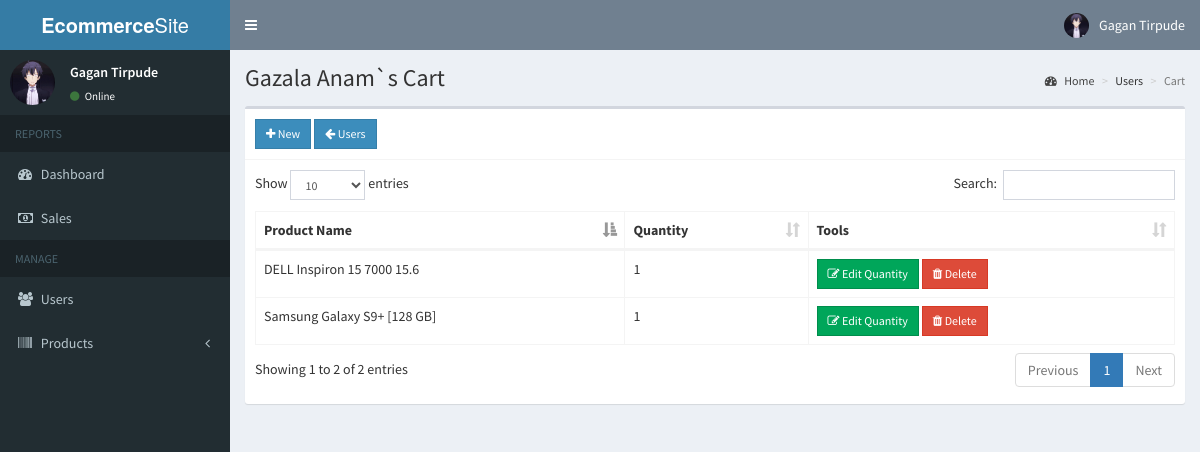
Screenshot of /admin/cart.php?user=12 (signed in) with the database file from the repository.
### tables this page shows
CREATE TABLE IF NOT EXISTS `users` (
  `id` int(11) NOT NULL AUTO_INCREMENT,
  `email` varchar(200) NOT NULL,
  `password` varchar(60) NOT NULL,
  `type` int(1) NOT NULL,
  `firstname` varchar(50) NOT NULL,
  `lastname` varchar(50) NOT NULL,
  `address` text NOT NULL,
  `contact_info` varchar(100) NOT NULL,
  `photo` varchar(200) NOT NULL,
  `status` int(1) NOT NULL,
  `activate_code` varchar(15) NOT NULL,
  `reset_code` varchar(15) NOT NULL,
  `created_on` date NOT NULL,
  PRIMARY KEY (`id`)
);

CREATE TABLE IF NOT EXISTS `cart` (
  `id` int(11) NOT NULL AUTO_INCREMENT,
  `user_id` int(11) NOT NULL,
  `product_id` int(11) NOT NULL,
  `quantity` int(11) NOT NULL,
  PRIMARY KEY (`id`)
);

CREATE TABLE IF NOT EXISTS `products` (
  `id` int(11) NOT NULL AUTO_INCREMENT,
  `category_id` int(11) NOT NULL,
  `name` text NOT NULL,
  `description` text NOT NULL,
  `slug` varchar(200) NOT NULL,
  `price` double NOT NULL,
  `photo` varchar(200) NOT NULL,
  `date_view` date NOT NULL,
  `counter` int(11) NOT NULL,
  PRIMARY KEY (`id`)
);

### admin/includes/session.php (called while the page is built, shortened)
<?php
	include '../includes/conn.php';
	$conn = $pdo->open();
	$stmt = $conn->prepare("SELECT * FROM users WHERE id=:id");
	$stmt->execute(['id'=>$_SESSION['admin']]);
	$admin = $stmt->fetch();
?>

### admin/cart.php (the view, shortened to what this page needs)
<?php include 'includes/session.php'; ?>
<?php
  if(!isset($_GET['user'])){
    header('location: users.php');
    exit();
  }
  else{
    $conn = $pdo->open();
    $stmt = $conn->prepare("SELECT * FROM users WHERE id=:id");
    $stmt->execute(['id'=>$_GET['user']]);
    $user = $stmt->fetch();
  }
?>
<?php include 'includes/header.php'; ?>
<body class="hold-transition skin-blue sidebar-mini">
<div class="wrapper">
  <?php include 'includes/navbar.php'; ?>
  <?php include 'includes/menubar.php'; ?>
  <div class="content-wrapper">
    <section class="content-header">
      <h1>
        <?php echo $user['firstname'].' '.$user['lastname'].'`s Cart' ?>
      </h1>
      <ol class="breadcrumb">
        <li><a href="#"><i class="fa fa-dashboard"></i> Home</a></li>
        <li>Users</li>
        <li class="active">Cart</li>
      </ol>
    </section>
    <section class="content">
      <div class="row">
        <div class="col-xs-12">
          <div class="box">
            <div class="box-header with-border">
              <a href="#addnew" data-toggle="modal" id="add" data-id="<?php echo $user['id']; ?>" class="btn btn-primary btn-sm btn-flat"><i class="fa fa-plus"></i> New</a>
              <a href="users.php" class="btn btn-sm btn-primary btn-flat"><i class="fa fa-arrow-left"></i> Users</a>
            </div>
            <div class="box-body">
              <table id="example1" class="table table-bordered">
                <thead>
                  <th>Product Name</th>
                  <th>Quantity</th>
                  <th>Tools</th>
                </thead>
                <tbody>
                  <?php
                    $conn = $pdo->open();
                    try{
                      $stmt = $conn->prepare("SELECT *, cart.id AS cartid FROM cart LEFT JOIN products ON products.id=cart.product_id WHERE user_id=:user_id");
                      $stmt->execute(['user_id'=>$user['id']]);
                      foreach($stmt as $row){
                        echo "
                          <tr>
                            <td>".$row['name']."</td>
                            <td>".$row['quantity']."</td>
                            <td>
                              <button class='btn btn-success btn-sm edit btn-flat' data-id='".$row['cartid']."'><i class='fa fa-edit'></i> Edit Quantity</button>
                              <button class='btn btn-danger btn-sm delete btn-flat' data-id='".$row['cartid']."'><i class='fa fa-trash'></i> Delete</button>
                            </td>
                          </tr>
                        ";
                      }
                    }
                    catch(PDOException $e){
                      echo $e->getMessage();
                    }
                  ?>
                </tbody>
              </table>
            </div>
          </div>
        </div>
      </div>
    </section>
  </div>
</div>
</body>
</html>

### admin/includes/navbar.php (shortened to what this page needs)
<header class="main-header">
  <a href="#" class="logo">
    <span class="logo-lg"><b>Ecommerce</b>Site</span>
  </a>
  <nav class="navbar navbar-static-top">
    <a href="#" class="sidebar-toggle" data-toggle="push-menu" role="button">
    </a>
    <div class="navbar-custom-menu">
      <ul class="nav navbar-nav">
        <li class="dropdown user user-menu">
          <a href="#" class="dropdown-toggle" data-toggle="dropdown">
            <img src="<?php echo (!empty($admin['photo'])) ? '../images/'.$admin['photo'] : '../images/profile.jpg'; ?>" class="user-image" alt="User Image">
            <span class="hidden-xs"><?php echo $admin['firstname'].' '.$admin['lastname']; ?></span>
          </a>
        </li>
      </ul>
    </div>
  </nav>
</header>

### admin/includes/menubar.php (shortened to what this page needs)
<aside class="main-sidebar">
  <section class="sidebar">
    <div class="user-panel">
      <div class="pull-left image">
        <img src="<?php echo (!empty($admin['photo'])) ? '../images/'.$admin['photo'] : '../images/profile.jpg'; ?>" class="img-circle" alt="User Image">
      </div>
      <div class="pull-left info">
        <p><?php echo $admin['firstname'].' '.$admin['lastname']; ?></p>
        <a><i class="fa fa-circle text-success"></i> Online</a>
      </div>
    </div>
    <ul class="sidebar-menu" data-widget="tree">
      <li class="header">REPORTS</li>
      <li><a href="home.php"><i class="fa fa-dashboard"></i> <span>Dashboard</span></a></li>
      <li><a href="sales.php"><i class="fa fa-money"></i> <span>Sales</span></a></li>
      <li class="header">MANAGE</li>
      <li><a href="users.php"><i class="fa fa-users"></i> <span>Users</span></a></li>
      <li class="treeview">
        <a href="#">
          <i class="fa fa-barcode"></i>
          <span>Products</span>
          <span class="pull-right-container">
            <i class="fa fa-angle-left pull-right"></i>
          </span>
        </a>
      </li>
    </ul>
  </section>
</aside>

### rows the page displays
users: photo (picture), firstname "Gagan", lastname "Tirpude"
users: firstname "Gazala", lastname "Anam"
cart: product.name "Samsung Galaxy S9+ [128 GB]", quantity "1"
cart: product.name "DELL Inspiron 15 7000 15.6", quantity "1"
